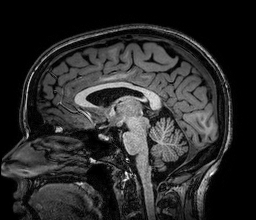
#> input picture mba-03/brain.png, 256 x 220 px; the run also reads 1 picture not shown here
$ jupyter execute MBA_03.ipynb
#> lines starting #> are read from the running program, lines starting #| are printed output that depends on the picture
<center> <h5>Wintersemester 2024/25</h5> </center>
<center> <h1>Medizinische Bildanalyse</h1> </center>
<center> <h3>Aufgabenblatt 3</h3> </center>
<center> <h5>28. Oktober 2024</h5> </center>
<center> <h5>
    Prof. Dr. Thomas Schultz,
    <a href = "mailto: jlen@uni-bonn.de">Jonathan Lennartz</a>,
    <a href = "mailto: jgruen@uni-bonn.de">Dr. Johannes Grün</a>
</h5> </center>
<center> <h5>Abgabefrist: <b>04.11.2022, 10:00 Uhr, via eCampus</b></h5> </center>
</br>

* Bei Fragen bezüglich der Aufgaben nutzt das Forum in eCampus
* Die Aufgaben können in Gruppen von **bis zu drei** Studierenden abgegeben werden (eine Abgabe pro Gruppe). Findet euch dazu auf eCampus in Teams zusammen.
* Ladet die Abgaben in einem Zip-Archiv hoch. Es sollte das Notebook selbst, einen Export als HTML oder PDF und alle nötigen Datein enthalten, um die Ergebnisse zu reproduzieren.
</br>
</br>
</br>
</br>

### Aufgabe 1 (DFT und FFT, 20 Punkte)

a) In der Vorlesung wurde die Fourier-Transformation für diskrete Signale definiert als
$$X_k=\sum_{n=0}^{N-1}e^{-2\pi i k(n/N)}x_n \text{ for } k = 0, \dots , N- 1$$
für eine Reihe $x \in \mathbb{R}^N$ (oder $\mathbb{C}^N$). Zeigt, dass
$$x_n=\frac{1}{N}\sum_{k=0}^{N-1}e^{2\pi i k(n/N)}X_k$$
die Inverse der DFT beschreibt. (5P)

_Tipp: Denkt an folgende Formel für Partialsummen der geometrischen Reihe:_
$ \sum_{k=0}^{n-1} a r^k = a \left( \frac{1 - r^{n}}{1-r} \right)$
</br>

_Lösung:_

Wir beginnen mit der Formel für $x_n$ und setzen $X_k$ ein:

\begin{align*}

x_n
&= \frac{1}{N} \sum_{k=0}^{N-1} \exp \left(2 \pi i \frac{k n}{N}\right) \left( \sum_{m=0}^{N-1} \exp \left(-2 \pi i \frac{k m}{N}\right) \cdot x_m \right) \\
&= \frac{1}{N} \sum_{k=0}^{N-1} \sum_{m=0}^{N-1} x_m \cdot \exp \left(2 \pi i \frac{k n}{N}\right) \exp \left(-2 \pi i \frac{k m}{N} \right)

\end{align*}

Wir können die Summen vertauschen, da es sich um endliche Summen handelt:

\begin{align*}

&= \frac{1}{N} \sum_{m=0}^{N-1} \sum_{k=0}^{N-1} x_m \cdot \exp \left(2 \pi i \frac{k n}{N}\right) \exp \left(-2 \pi i \frac{k m}{N} \right) \\
&= \frac{1}{N} \sum_{m=0}^{N-1} x_m \cdot \left( \sum_{k=0}^{N-1} \exp \left(2 \pi i \frac{k (n - m)}{N} \right) \right)

\end{align*}

Jetzt betrachten wir die innere Summe separat:

$$ \sum_{k=0}^{N-1} \exp \left(2 \pi i \frac{k (n - m)}{N} \right) $$

Dies ist eine geometrische Reihe. Abhängig davon, ob $n = m$ oder $n \neq m$, gibt es zwei Fälle:

1. Wenn $n = m$:
   $\sum_{k=0}^{N-1} \exp \left(2 \pi i \frac{k (n - m)}{N} \right) = \sum_{k=0}^{N-1} 1 = N$

2. Wenn $n \neq m$, haben wir eine geometrische Reihe der Form:
   $\sum_{k=0}^{N-1} r^k = \frac{1 - r^N}{1 - r}$
   mit $r = \exp \left(2 \pi i \frac{k (n - m)}{N} \right)$. Es ergibt sich $r^N = \exp \left(2 \pi i (n - m) \right) = 1$, denn $(n - m) \in \mathbb{Z}$.
   Außerdem ergibt sich für den Nenner $r = \exp \left(2 \pi i \frac{k (n - m)}{N} \right) \neq 1$, denn $N$ ist kein Teiler von $n - m$ und somit gilt $\frac{n - m}{N} \notin \mathbb{Z}$.
   Damit folgt $\frac{1 - r^N}{1 - r} = 0$.

Zusammengefasst ergibt sich also:

$$\sum_{k=0}^{N-1} \exp \left(2 \pi i \frac{k (n - m)}{N} \right) =
\begin{cases}
    N, & \text{wenn } n = m \\
    0, & \text{wenn } n \neq m
\end{cases}$$

Da nur in einem Summand der äußeren Summe $n = m$ gilt, folgt schließlich:

$$ x_n = \frac{1}{N} \cdot x_n \cdot N = x_n $$

b) Schreibt eine Python-Funktion, die mittels der Formel aus Teil a) die DFT berechnet. (5P)

[cell 1]
# Lösung
import numpy as np
import matplotlib.pyplot as plt


def DFT_1d(x):
    N = len(x)
    X = np.zeros(N, dtype=complex)

    for k in range(N):
        for n in range(N):
            X[k] += x[n] * np.exp(complex(0, -2 * np.pi * k * n / N))

    return X

# Beispiel von https://en.wikipedia.org/wiki/Discrete_Fourier_transform#Example
x = np.array([1, 2 - 1.j, -1.j, -1 + 2.j])
X = DFT_1d(x)
print(X)

c) In der Praxis wird die naive Implemetierung der DFT häufig durch die schnelle Fourier-Transformation (FFT=Fast Fourier Transform) ersetzt, welche Ihr in dieser Aufgabe kennen lernt.
Im Zentrum der Herleitung steht folgende Symmetrie:
$$
X_k = \sum_{n=0}^{N-1}  x_n e^{- 2i \pi k \frac{n}{N}}  = \sum_{n=0}^{N-1}  x_n \underbrace{e^{-2i\pi jN \frac{n}{N}}}_{=1} e^{-2i \pi k \frac{n}{N}} = X_{k+jN}\, \forall j \in \mathbb{N}
$$
Sofern man die DFT-Formel also so umstellen kann, dass die Berechnung sowohl $X_k$ wie auch $X_{k+jN}$ enthält, spart man sich die Berechnung einer der beiden Komponenten. Dafür teilt man die DFT-Summe im ersten Schritt in zwei Teile, die jeweils die geraden und ungerade Koeffizienten enthalten:
$$
\begin{align}
X_k & = \sum_{n=0}^{N-1}  x_n e^{- 2i \pi k \frac{n}{N}} \\
& = \sum_{m=0}^{\frac{N}{2}-1}  x_{2m} e^{- 2i \pi k \frac{2m}{N}} + \sum_{m=0}^{\frac{N}{2}-1}  x_{2m+1} e^{- 2i \pi k \frac{2m + 1}{N}} \\
& =  \sum_{m=0}^{\frac{N}{2}-1}  x_{2m} e^{- 2i \pi k \frac{2m}{N}} + e^{-2i \pi \frac{k}{N}}\sum_{m=0}^{\frac{N}{2}-1}  x_{2m+1} e^{- 2i \pi k \frac{2m}{N}} \\
& = X^{\prime}_k + e^{-2i \pi \frac{k}{N}} X^{\prime \prime}_k.
\end{align}
$$
Bedenkt man nun, dass $X^{\prime}_k$ und $X^{\prime \prime}_k$ jeweils wieder DFTs mit Länge $N/2$ beschreiben, lässt sich auch wieder die oben beschriebene Symmetrie anwenden und man erhält $X^{\prime}_k = X^{\prime}_{k+\frac{N}{2}}$ sowie  $X^{\prime \prime}_k = X^{\prime \prime}_{k+\frac{N}{2}}$. Man kann diese Eigenschaft nutzen, um den zweiten Teil der originalen DFT (für $k\geq N/2$) durch den ersten Teil (für $k<N/2$) zu ersetzen und spart so Rechenoperationen. Durch rekursive Anwendung dieser _Divide & Conquer_ Strategie bleibt letztendlich nur ein einziger Summand übrig.
</br>
Implementiert auf Basis dieser Herleitung eine FFT. Es genügt, wenn Eure Funktion 1D-Inputs mit einer Länge von $2^n$ verarbeiten kann. (7P)

[cell 2]
def FFT_1d(x):
    """
    A recursive implementation of
    the 1D Cooley-Tukey FFT, the
    input should have a length of
    power of 2.
    """

    N = len(x)
    N_half = int(N / 2)

    if N == 1:
        return x
    else:
        FFT_even = FFT_1d(x[::2])
        FFT_odd = FFT_1d(x[1::2])

        X = np.zeros(N, dtype=complex)

        for k in range(N_half):
            a = FFT_even[k]
            b = np.exp(complex(0, -2 * np.pi * k / N)) * FFT_odd[k]

            X[k] = a + b
            X[k + N_half] = a - b

        return X

# Beispiel wie oben
x = np.array([1, 2 - 1.j, -1.j, -1 + 2.j])
X = FFT_1d(x)
print(X)

d) Schreibt eine Routine zur Laufzeiterfassung von Euren DFT- und FFT-Implementierungen. Überlegt euch anschließend Input-Signale verschiedener Länge und visualisiert den Vergleich. (3P)

[cell 3]
import timeit

n = 10
k = 10

lengths = [2**i for i in range(0, n)]
dft_times = []
fft_times = []

for l in lengths:
	input = np.random.rand(l) + 1.j * np.random.rand(l)

	def measure_dft():
		DFT_1d(input)

	def measure_fft():
		FFT_1d(input)

	dft_times.append(timeit.timeit(measure_dft, number=k))
	fft_times.append(timeit.timeit(measure_fft, number=k))

fig, axes = plt.subplots(1, 2)

fig.set_figwidth(12)

axes[0].plot(lengths, dft_times, color='r', label="DFT")
axes[0].plot(lengths, fft_times, color='b', label="FFT")
axes[0].set_title(f"DFT and FFT Runtimes for {k} Iterations")
axes[0].set_xlabel("Input length")
axes[0].set_ylabel("Runtime in seconds")
axes[0].legend()

axes[1].plot(lengths, fft_times)
axes[1].set_title("FFT Runtime only")
axes[1].set_xlabel("Input length")
axes[1].set_ylabel("Runtime in seconds")

plt.show()
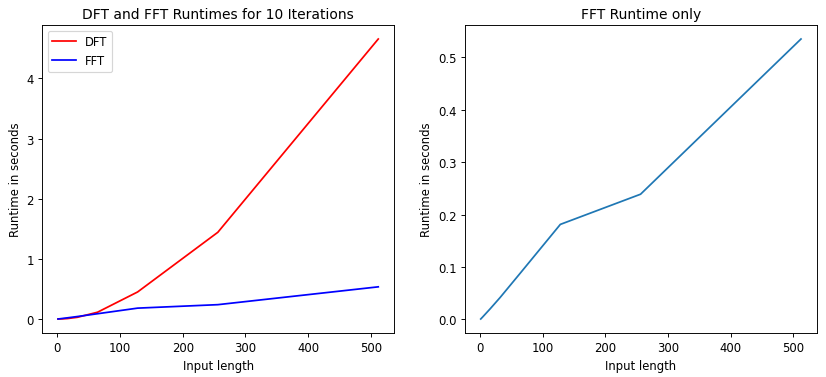
#> figure drawn by matplotlib, 2 panels; panel 1: curve peaks at x = 512, y = 4.66; panel 1: curve peaks at x = 512, y = 0.535; panel 2: curve peaks at x = 512, y = 0.535
#> further down, img is the input picture: shape (220, 256); min 0, max 255, mean 42.5

### Aufgabe 2 (Eigenschaften der Fourier-Transformation, 10 Punkte)

</br>

a) Verschiebungen eines Signals verändern nicht sein Amplitudenspektrum, wohl aber die Phasen. Zeigt folgenden Zusammenhang für die Fourier-Transformation: $f(x - x_0) \longleftrightarrow e^{-i\cdot 2\pi \cdot u\cdot x_0} \cdot F(u)$ (4P)

_Lösung:_

\begin{align*}

\mathcal{F}\{ f(x - x_0) \}
&= \int_{-\infty}^\infty f(x - x_0) \cdot \exp(-2 \pi i u x) \mathrm{d} x \text{ | Substituiere } x' = x - x_0 \\
&= \int_{-\infty}^\infty f(x') \cdot \exp(-2 \pi i u (x' + x_0)) \mathrm{d} x' \\
&= \int_{-\infty}^\infty f(x') \cdot \exp(-2 \pi i u x') \cdot \exp(-2 \pi i u x_0) \mathrm{d} x' \\
&= \exp(-2 \pi i u x_0) \cdot \int_{-\infty}^\infty f(x') \cdot \exp(-2 \pi i u x') \mathrm{d} x' \\
&= \exp(-2 \pi i u x_0) \cdot F(u)

\end{align*}

b) Zeigt folgenden Zusammenhang für die Fourier-Transformation, der die Auswirkungen von Ableitungen im Ortsraum auf den Frequenzraum beschreibt: $\frac{\delta}{\delta x}f(x) \longleftrightarrow i\cdot 2\pi \cdot u \cdot F(u)$ (4P)

_Lösung:_

\begin{align*}

\mathcal{F} \left\{ \frac{\partial}{\partial x} f(x) \right\}
&= \int_{-\infty}^\infty \left( \frac{\partial}{\partial x} f(x) \right) \cdot \exp(-2 \pi i u x) \mathrm{d} x \text{ | Partielle Integration} \\
&= \left[ f(x) \cdot \exp(-2 \pi i u x) \right]_{-\infty}^\infty - \int_{-\infty}^\infty f(x) \cdot (-2 \pi i u) \cdot \exp(-2 \pi i u x) \mathrm{d} x \\
&= 2 \pi i u \cdot \int_{-\infty}^\infty f(x) \cdot \exp(-2 \pi i u x) \mathrm{d} x \\
&= i \cdot 2 \pi \cdot u \cdot F(u)

\end{align*}

Damit der erste Term nach der partiellen Integration wegfällt, nehmen wird an, dass $f(x)$ für $x \to \pm \infty$ gegen 0 geht.

c) In Kapitel 1 wurde klar, wie wichtig es ist, verrauschte Bilder vor der Berechnung von Ableitungen zu glätten. Erläutert, inwiefern die Formel in b) uns das noch einmal vor Augen führt. (2P)

_Lösung:_

Man sieht, dass nach der Berechnung der Ableitung $F(u)$ zusätzlich mit $u$ multipliziert wird. Für große $u$ bzw. hohe Frequenzen, also z.B. Rauschen, wird hier also auch die Ableitung entsprechend groß sein. Indem vor dem Ableiten geglättet wird, wird $F(u)$ minimiert, um so die Ableitung für hohe Frequenzen zu minimieren und nur den relevanten Teil zu behalten.

### Aufgabe 3 (Bildfilterung im Frequenzraum, 20 Punkte)

<figure align="center">

    &nbsp; &nbsp; &nbsp; &nbsp;

  <figcaption style='margin-left: 25%;font-family: Serif;'>Abbildung: Logarithmisches Amplitudenspektrum einer Kopf-MRT-Aufnahme.</figcaption>
</figure>
</br>

a) Schreibt eine Funktion zur Visualisierung des Amplitudenspektrums eines Graustufenbildes. Logarithmiert die Werte, da sie sehr unterschiedliche Größenordnungen haben. Schneidet sehr kleine Werte geeignet ab. Wendet eure Funktion auf das Bild brain.png an und betrachtet das Ergebnis. Achtet darauf, dass Ihr die Nullfrequenz wie im Beispiel oben im Zentrum darstellt. (6P)

[cell 4]
import scipy as sp
import skimage as ski
import numpy as np
import matplotlib.pyplot as plt
from scipy.fft import fft2, ifft2, fftshift, ifftshift

[cell 5]
def amplitude_spectrum(img):
    # Fourier-Transformation berechnen und Nullfrequenz in die Mitte verschieben
    img_fft = fft2(img)
    img_fft_shifted = fftshift(img_fft)

    # Tutorium
    fft = np.abs(img_fft_shifted) ** 2
    min_amp = fft.max() * 1e-6
#> min_amp = 5720793.3
    fft = np.log10(np.clip(fft, min_amp, np.inf))
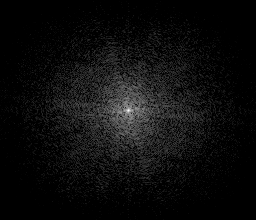
#> fft: shape (220, 256) float64; min 6.76, max 12.76, mean 7.06; drawn with min black and max white

    # Logarithmus der Magnitude nehmen
    #fft = np.log(np.absolute(img_fft_shifted))

    # Kleine Werte abschneiden
    #fft[np.absolute(fft < 8.2)] = 8.0

    return fft

img = ski.io.imread("brain.png")
spectrum = amplitude_spectrum(img)

# Mitgeliefertes Bild als Kontroll-Bild laden
img_control = ski.io.imread("brain-logps.png")

fig, axes = plt.subplots(1, 2)

axes[0].imshow(spectrum, cmap="gray")
axes[0].set_title("Amplitude spectrum")

axes[1].imshow(img_control, cmap="gray")
axes[1].set_title("Control image")

fig.set_figwidth(12)

plt.show()
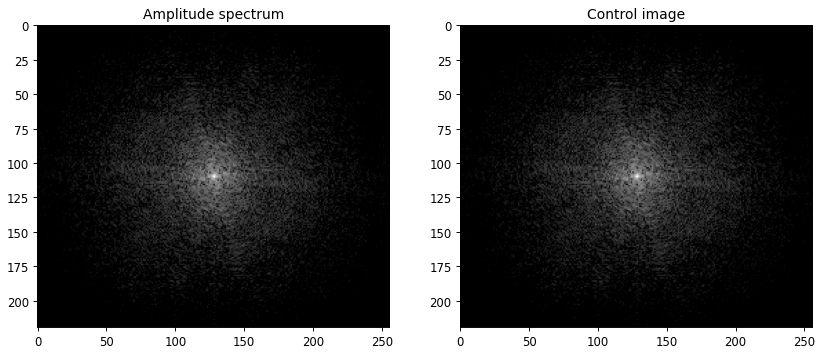
#> figure drawn by matplotlib, 2 panels

b) In der Vorlesung haben wir besprochen, dass die Gauss-Filterung durch Faltung im Bildraum einer punktweisen Multiplikationen mit einer (nicht normierten) Glockenkurve im Frequenzraum entspricht, deren Standardabweichung wir als $\sigma_u := \frac{1}{2\pi \sigma}$ angegeben haben. Implementiert die Gauss-Filterung auf diese Weise, d.h. durch Anwendung der FFT (aus scipy), entsprechender Multiplikation, und Rücktransformation.

Überlegt Euch insbesondere anhand des Frequenzrasters der DFT, welcher konkrete Zahlenwert sich für $\sigma_u$ ergibt, wenn man für $u$ den Abstand der Gitterkoordinaten vom Ursprung des Frequenzraums einsetzt und denselben Effekt erzielen möchte wie ein $\sigma$ von 2 Pixeln im Ortsraum. Wie hängt dieser Wert von Breite bzw. Höhe des Bildes ab? _Tipp: Wenn Breite und Höhe sich unterscheiden, benötigen wir für die beiden Koordinaten im diskreten Frequenzraum unterschiedliche $\sigma_u$._

Vergleicht Euer Ergebnis visuell mit dem Resultat einer Gauss-Filterung mit einem $\sigma$ von 2 Pixeln aus einer beliebigen Python-Bibliothek, z.B. scikit-image. (7P)

[cell 6]
def gauss(img, sigma):
#> called with sigma = 2
	height, width = img.shape
#> height = 220; width = 256

	# Fourier-Transformation des Bildes berechnen
	ft_img = fft2(img)

	# Frequenzen ins Zentrum shiften
	ft_img = fftshift(ft_img)

	for x in range(width):
		for y in range(height):
			u = (2 * x - width) / width # im Bereich [-1, 1]
			v = (2 * y - height) / height # im Bereich [-1, 1]

			ft_img[y, x] *= np.exp(-0.5 * (u*u + v*v) * np.pi * np.pi * sigma * sigma)

	# Frequenzen zurückshiften und inverse FFT
	ft_img = ifftshift(ft_img)
	return np.absolute(ifft2(ft_img))
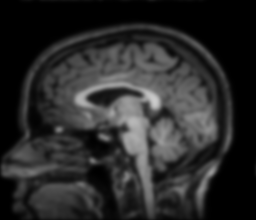
#> returned value: shape (220, 256) float64; min 1.11e-16, max 0.799, mean 0.167

s = 2

img_brain = ski.io.imread("brain.png").astype(np.float64) / 255
ft_filtered_brain = gauss(img_brain, sigma=s)
ski_filtered_brain = ski.filters.gaussian(img_brain, sigma=s)

diff = np.absolute(ft_filtered_brain - ski_filtered_brain)
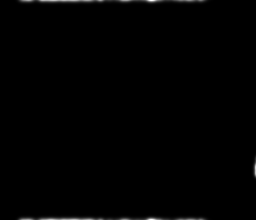
#> diff: shape (220, 256) float64; min 1.11e-16, max 0.0886, mean 0.000538; drawn with min black and max white

fig, axes = plt.subplots(1, 3)

fig.set_figwidth(18)

axes[0].imshow(ft_filtered_brain, cmap="gray")
axes[0].set_title("FT Gauss")

axes[1].imshow(ski_filtered_brain, cmap="gray")
axes[1].set_title("Ski Gauss")

axes[2].imshow(diff, cmap="gray")
axes[2].set_title("Difference")

plt.show()

c) Überlegt Euch, was passiert, wenn man den Frequenzraum vergrößert, indem man das Ergebnis der FFT symmetrisch um die Nullfrequenz mit Nullen auffüllt (zero padding) und das Ergebnis rücktransformiert. Erläutert, was dabei herauskommen sollte und erklärt kurz warum. (3P)

_Lösung:_

Wenn um die Nullfrequenz Nullen aufgefüllt werden, werden niedrige Frequenzen gelöscht und nur die hohen Frequenzen bleiben übrig. Man würde also erwarten, dass gleichmäßige Stellen im Bild mit wenig Veränderung bzw. sehr ähnlichen Werten verschwinden, während stark variierende Stellen im Bild übrig bleiben.

Das ähnelt einem Hochpassfilter, und somit kann man Zero-Padding als eine Art Kanten-Detektor verwenden.

d) Schreibt eine Funktion, die für ein Eingabebild genau das unter c) beschriebene zero padding implementiert. Visualisiert den Unterschied des ursprünglichen und des resultierenden Bildes geeignet. (4P)

_Lösung:_

[cell 7]
def zero_padding(img, radius):
	# Bild in Frequenzraum transformieren
#> called with radius = 0.1
	ft_brain = fft2(img)
	ft_brain = fftshift(ft_brain)

	height, width = img.shape
#> height = 220; width = 256

	for x in range(width):
		for y in range(height):
			u = (2 * x - width) / width # [-1, 1]
			v = (2 * y - height) / height # [-1, 1]

			# alle Pixel innerhalb des Radius auf 0 setzen
			if (u*u + v*v < radius*radius):
				ft_brain[y, x] = 0 + 0.j

	# zurück in Bildraum transformieren, Komplexe Werte zu Realen Werten transformieren
	return np.absolute(ifft2(ifftshift(ft_brain)))
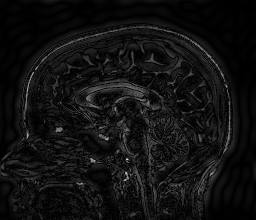
#> returned value: shape (220, 256) float64; min 4.42e-07, max 0.892, mean 0.0681

img_brain = ski.io.imread("brain.png").astype(np.float64) / 255
zero_padding_img = zero_padding(img_brain, radius=0.1)

fig, axes = plt.subplots(1, 2)

fig.set_figwidth(12)

axes[0].set_title("Zero padding")
axes[0].imshow(zero_padding_img, cmap="gray")
axes[0].axis("off")

axes[1].set_title("Original")
axes[1].imshow(img_brain, cmap="gray")
axes[1].axis("off")

plt.show()
